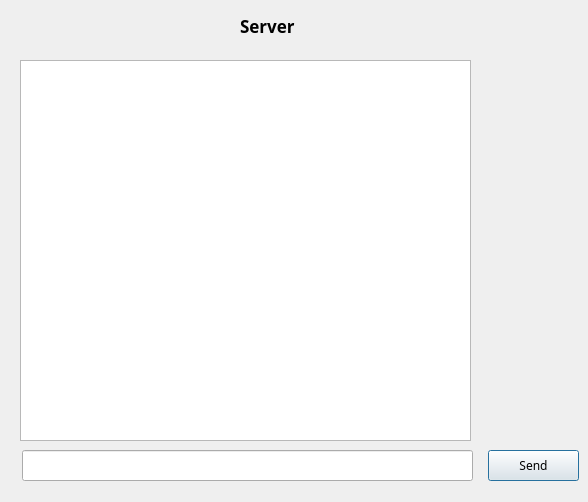
<?xml version="1.0" encoding="UTF-8"?>
<ui version="4.0">
 <class>Dialog</class>
 <widget class="QDialog" name="Dialog">
  <property name="geometry">
   <rect>
    <x>0</x>
    <y>0</y>
    <width>588</width>
    <height>502</height>
   </rect>
  </property>
  <property name="font">
   <font>
    <family>Monaco</family>
   </font>
  </property>
  <property name="windowTitle">
   <string>Dialog</string>
  </property>
  <widget class="QLabel" name="label">
   <property name="geometry">
    <rect>
     <x>240</x>
     <y>10</y>
     <width>71</width>
     <height>31</height>
    </rect>
   </property>
   <property name="font">
    <font>
     <family>Monaco</family>
     <pointsize>13</pointsize>
     <weight>75</weight>
     <bold>true</bold>
    </font>
   </property>
   <property name="text">
    <string>Server</string>
   </property>
  </widget>
  <widget class="QPushButton" name="pushButtonSend">
   <property name="geometry">
    <rect>
     <x>488</x>
     <y>450</y>
     <width>91</width>
     <height>31</height>
    </rect>
   </property>
   <property name="text">
    <string>Send</string>
   </property>
  </widget>
  <widget class="QLineEdit" name="lineEditMsg">
   <property name="geometry">
    <rect>
     <x>22</x>
     <y>450</y>
     <width>451</width>
     <height>31</height>
    </rect>
   </property>
  </widget>
  <widget class="QTextEdit" name="textEditMsg">
   <property name="geometry">
    <rect>
     <x>20</x>
     <y>60</y>
     <width>451</width>
     <height>381</height>
    </rect>
   </property>
  </widget>
 </widget>
 <resources/>
 <connections/>
</ui>
